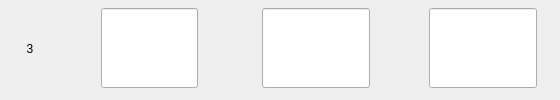
                  <widget class="QWidget" name="widget_19" native="true">
                   <property name="styleSheet">
                    <string notr="true">#widget_19
{
	border: none;
	border-bottom: 1px solid #00ff00;
}</string>
                   </property>
                   <layout class="QHBoxLayout" name="horizontalLayout_14" stretch="0,1,1,1">
                    <property name="spacing">
                     <number>12</number>
                    </property>
                    <property name="leftMargin">
                     <number>0</number>
                    </property>
                    <property name="topMargin">
                     <number>0</number>
                    </property>
                    <property name="rightMargin">
                     <number>0</number>
                    </property>
                    <property name="bottomMargin">
                     <number>3</number>
                    </property>
                    <item>
                     <widget class="QLabel" name="label_27">
                      <property name="minimumSize">
                       <size>
                        <width>60</width>
                        <height>0</height>
                       </size>
                      </property>
                      <property name="maximumSize">
                       <size>
                        <width>60</width>
                        <height>16777215</height>
                       </size>
                      </property>
                      <property name="text">
                       <string>3</string>
                      </property>
                      <property name="alignment">
                       <set>Qt::AlignCenter</set>
                      </property>
                     </widget>
                    </item>
                    <item>
                     <widget class="QWidget" name="widget_20" native="true">
                      <layout class="QHBoxLayout" name="horizontalLayout_15">
                       <property name="spacing">
                        <number>0</number>
                       </property>
                       <property name="leftMargin">
                        <number>0</number>
                       </property>
                       <property name="topMargin">
                        <number>0</number>
                       </property>
                       <property name="rightMargin">
                        <number>0</number>
                       </property>
                       <property name="bottomMargin">
                        <number>0</number>
                       </property>
                       <item>
                        <spacer name="horizontalSpacer_15">
                         <property name="orientation">
                          <enum>Qt::Horizontal</enum>
                         </property>
                         <property name="sizeHint" stdset="0">
                          <size>
                           <width>40</width>
                           <height>20</height>
                          </size>
                         </property>
                        </spacer>
                       </item>
                       <item>
                        <widget class="QLineEdit" name="lblHCD3">
                         <property name="sizePolicy">
                          <sizepolicy hsizetype="Expanding" vsizetype="Preferred">
                           <horstretch>0</horstretch>
                           <verstretch>0</verstretch>
                          </sizepolicy>
                         </property>
                         <property name="maximumSize">
                          <size>
                           <width>200</width>
                           <height>80</height>
                          </size>
                         </property>
                         <property name="alignment">
                          <set>Qt::AlignCenter</set>
                         </property>
                        </widget>
                       </item>
                       <item>
                        <spacer name="horizontalSpacer_16">
                         <property name="orientation">
                          <enum>Qt::Horizontal</enum>
                         </property>
                         <property name="sizeHint" stdset="0">
                          <size>
                           <width>40</width>
                           <height>20</height>
                          </size>
                         </property>
                        </spacer>
                       </item>
                      </layout>
                     </widget>
                    </item>
                    <item>
                     <widget class="QWidget" name="widget_21" native="true">
                      <layout class="QHBoxLayout" name="horizontalLayout_16">
                       <property name="spacing">
                        <number>0</number>
                       </property>
                       <property name="leftMargin">
                        <number>0</number>
                       </property>
                       <property name="topMargin">
                        <number>0</number>
                       </property>
                       <property name="rightMargin">
                        <number>0</number>
                       </property>
                       <property name="bottomMargin">
                        <number>0</number>
                       </property>
                       <item>
                        <spacer name="horizontalSpacer_17">
                         <property name="orientation">
                          <enum>Qt::Horizontal</enum>
                         </property>
                         <property name="sizeHint" stdset="0">
                          <size>
                           <width>15</width>
                           <height>20</height>
                          </size>
                         </property>
                        </spacer>
                       </item>
                       <item>
                        <widget class="QLineEdit" name="lblFreq3">
                         <property name="sizePolicy">
                          <sizepolicy hsizetype="Expanding" vsizetype="Preferred">
                           <horstretch>0</horstretch>
                           <verstretch>0</verstretch>
                          </sizepolicy>
                         </property>
                         <property name="maximumSize">
                          <size>
                           <width>200</width>
                           <height>80</height>
                          </size>
                         </property>
                         <property name="alignment">
                          <set>Qt::AlignCenter</set>
                         </property>
                        </widget>
                       </item>
                       <item>
                        <spacer name="horizontalSpacer_18">
                         <property name="orientation">
                          <enum>Qt::Horizontal</enum>
                         </property>
                         <property name="sizeHint" stdset="0">
                          <size>
                           <width>15</width>
                           <height>20</height>
                          </size>
                         </property>
                        </spacer>
                       </item>
                      </layout>
                     </widget>
                    </item>
                    <item>
                     <widget class="QWidget" name="widget_22" native="true">
                      <layout class="QHBoxLayout" name="horizontalLayout_17">
                       <property name="spacing">
                        <number>0</number>
                       </property>
                       <property name="leftMargin">
                        <number>0</number>
                       </property>
                       <property name="topMargin">
                        <number>0</number>
                       </property>
                       <property name="rightMargin">
                        <number>0</number>
                       </property>
                       <property name="bottomMargin">
                        <number>0</number>
                       </property>
                       <item>
                        <spacer name="horizontalSpacer_19">
                         <property name="orientation">
                          <enum>Qt::Horizontal</enum>
                         </property>
                         <property name="sizeHint" stdset="0">
                          <size>
                           <width>15</width>
                           <height>20</height>
                          </size>
                         </property>
                        </spacer>
                       </item>
                       <item>
                        <widget class="QLineEdit" name="lblDelay3">
                         <property name="sizePolicy">
                          <sizepolicy hsizetype="Expanding" vsizetype="Preferred">
                           <horstretch>0</horstretch>
                           <verstretch>0</verstretch>
                          </sizepolicy>
                         </property>
                         <property name="maximumSize">
                          <size>
                           <width>200</width>
                           <height>80</height>
                          </size>
                         </property>
                         <property name="alignment">
                          <set>Qt::AlignCenter</set>
                         </property>
                        </widget>
                       </item>
                       <item>
                        <spacer name="horizontalSpacer_20">
                         <property name="orientation">
                          <enum>Qt::Horizontal</enum>
                         </property>
                         <property name="sizeHint" stdset="0">
                          <size>
                           <width>15</width>
                           <height>20</height>
                          </size>
                         </property>
                        </spacer>
                       </item>
                      </layout>
                     </widget>
                    </item>
                   </layout>
                  </widget>
